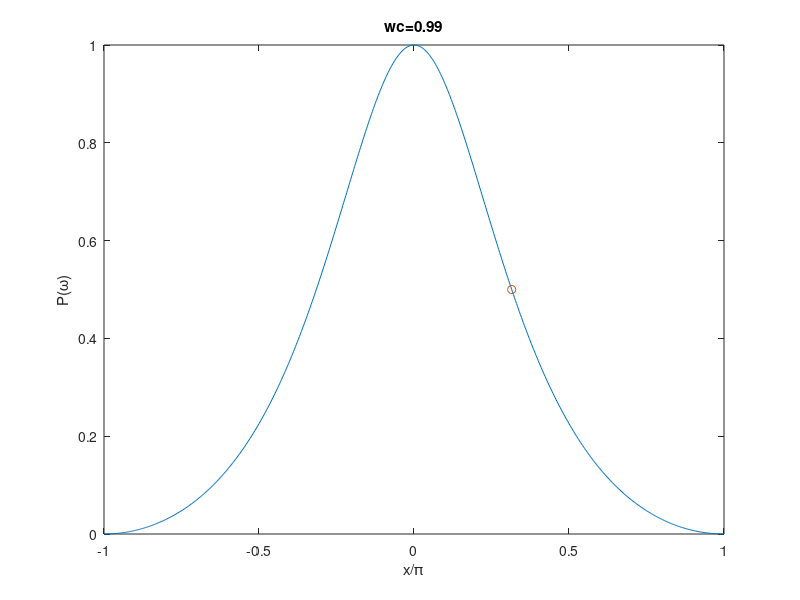

MATLAB code to generate this figure:

w=-pi:0.01:pi;
% wc=0.5;
wc=0.99;
k=1;
a=1/(tan(wc/2)^(2*k));
p=1./(1+a*(tan(w/2).^(2*k)));

plot(w/pi,p,wc/pi,0.5,'o');
title(['wc=',num2str(wc)]);
xlabel('x/\pi');ylabel('P(\omega)');
